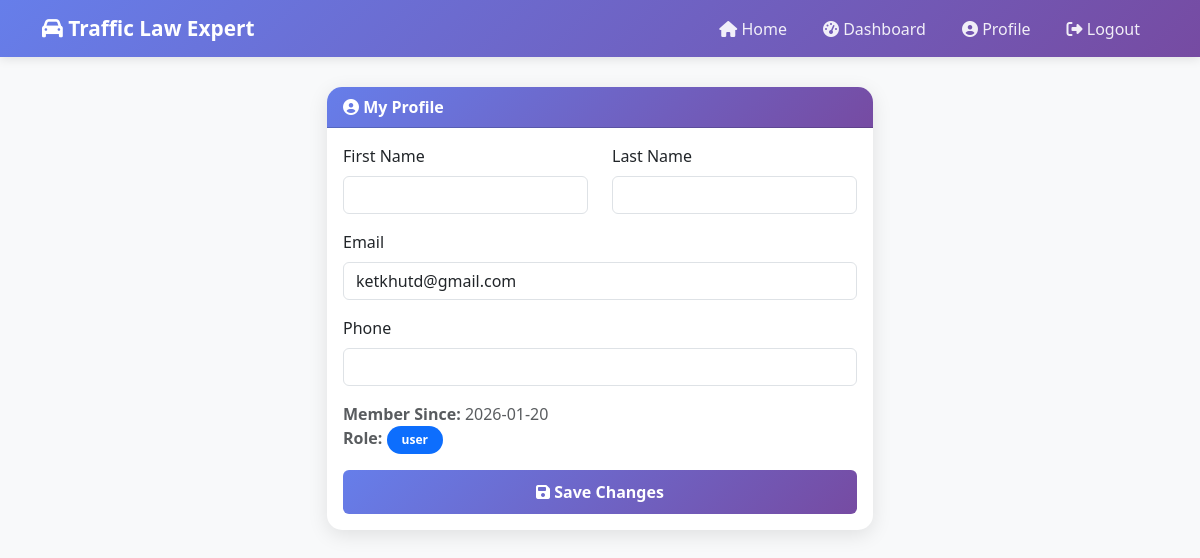
The app's page /user/profile (signed in) with its own data.
### tables this page shows
CREATE TABLE users (
            id INTEGER PRIMARY KEY AUTOINCREMENT,
            username TEXT UNIQUE NOT NULL,
            email TEXT UNIQUE,
            password TEXT NOT NULL,
            role TEXT DEFAULT 'user',
            first_name TEXT,
            last_name TEXT,
            phone TEXT,
            is_active INTEGER DEFAULT 1,
            created_at TIMESTAMP DEFAULT CURRENT_TIMESTAMP,
            updated_at TIMESTAMP DEFAULT CURRENT_TIMESTAMP
        );

### routes/user.py (the view)
@user_bp.route('/profile')
@login_required
def profile():
    conn = get_db()
    cursor = conn.cursor()
    cursor.execute('SELECT * FROM users WHERE id = ?', (session['user_id'],))
    user = cursor.fetchone()
    conn.close()
    return render_template('user/profile.html', user=user)

### utils/db.py (called while the page is built)
def get_db():
    conn = sqlite3.connect(Config.DATABASE)
    conn.row_factory = sqlite3.Row
    return conn

### templates/user/profile.html (shortened to what this page needs)
{% extends "base.html" %}
{% block content %}
<div class="row justify-content-center">
    <div class="col-md-6">
        <div class="card">
            <div class="card-header">
                <i class="fas fa-user-circle"></i> My Profile
            </div>
            <div class="card-body">
                <form id="profileForm">
                    <div class="row">
                        <div class="col-md-6 mb-3">
                            <label class="form-label">First Name</label>
                            <input type="text" class="form-control" name="first_name" value="{{ user.first_name or '' }}" required>
                        </div>
                        <div class="col-md-6 mb-3">
                            <label class="form-label">Last Name</label>
                            <input type="text" class="form-control" name="last_name" value="{{ user.last_name or '' }}" required>
                        </div>
                    </div>
                    <div class="mb-3">
                        <label class="form-label">Email</label>
                        <input type="email" class="form-control" name="email" value="{{ user.email or '' }}" required>
                    </div>
                    <div class="mb-3">
                        <label class="form-label">Phone</label>
                        <input type="tel" class="form-control" name="phone" value="{{ user.phone or '' }}">
                    </div>
                    <div class="mb-3">
                        <p class="text-muted">
                            <strong>Member Since:</strong> {{ user.created_at[:10] }}<br>
                            <strong>Role:</strong> <span class="badge bg-primary">{{ user.role }}</span>
                        </p>
                    </div>
                    <button type="submit" class="btn btn-primary w-100">
                        <i class="fas fa-save"></i> Save Changes
                    </button>
                </form>
            </div>
        </div>
    </div>
</div>
{% endblock %}

### templates/base.html (style rules this page uses)
:root { --primary-color: #667eea; --secondary-color: #764ba2; --success-color: #28a745; --danger-color: #dc3545; --warning-color: #ffc107; --light-bg: #f8f9fa; }
body { font-family: 'Segoe UI', Tahoma, Geneva, Verdana, sans-serif; background-color: var(--light-bg); }
.card { border: none; border-radius: 15px; box-shadow: 0 5px 20px rgba(0, 0, 0, 0.1); margin-bottom: 20px; }
.card-header { background: linear-gradient(135deg, var(--primary-color) 0%, var(--secondary-color) 100%); color: white; border-radius: 15px 15px 0 0 !important; font-weight: 600; }
.btn-primary { background: linear-gradient(135deg, var(--primary-color) 0%, var(--secondary-color) 100%); border: none; font-weight: 600; padding: 10px 30px; transition: all 0.3s; }
.badge { font-weight: 600; padding: 8px 15px; border-radius: 20px; }

### records on screen
users: email "ketkhutd@gmail.com", created_at "2026-01-20", role "user"
